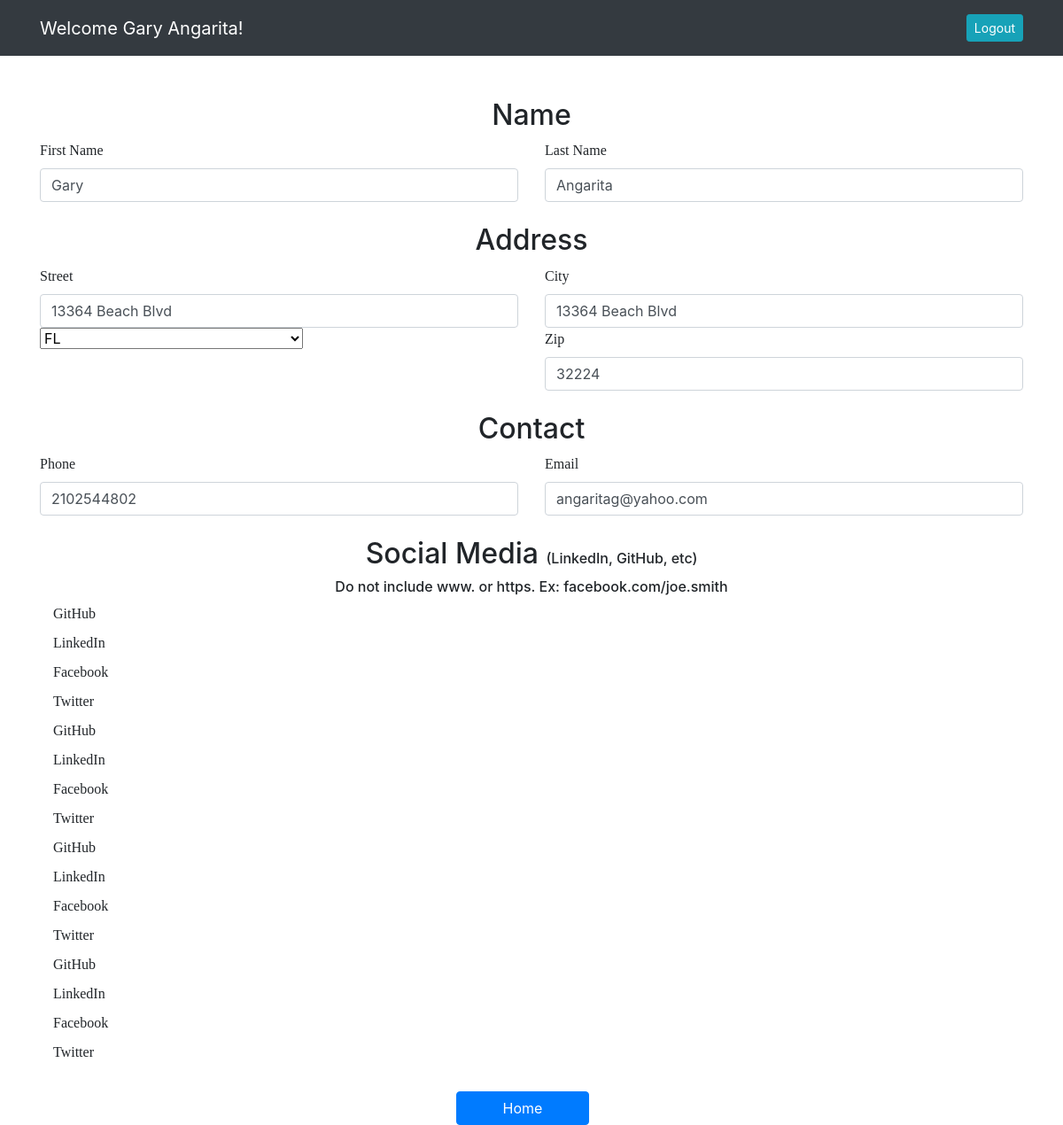
Screenshot of /editpersonalpage (signed in) with the database file from the repository.
### resume_app/models.py (models this page shows)
class User(models.Model):
    first_name = models.CharField(max_length=255)
    last_name = models.CharField(max_length=255)
    email = models.EmailField(max_length=255)
    password = models.CharField(max_length=255)
    created_at = DateTimeField(auto_now_add=True)
    updated_at = DateTimeField(auto_now=True)
    objects = UserManager()

class Contact(models.Model):
    street = models.CharField(max_length=255)
    city = models.CharField(max_length=100)
    state = models.CharField(max_length=2)
    zip = models.CharField(max_length=5)
    phone_number = models.CharField(max_length=17, blank=True)
    user = models.OneToOneField(User, on_delete=models.CASCADE)
    created_at = DateTimeField(auto_now_add=True)
    updated_at = DateTimeField(auto_now=True)
    objects = ContactManager()

class Social(models.Model):
    github = models.CharField(max_length=200, blank=True)
    linkedin = models.CharField(max_length=200, blank=True)
    facebook = models.CharField(max_length=200, blank=True)
    twitter = models.CharField(max_length=200, blank=True)
    user = models.ForeignKey(User, related_name="social_medias", on_delete=models.CASCADE)
    created_at = DateTimeField(auto_now_add=True)
    updated_at = DateTimeField(auto_now=True)
    objects = SocialManager()

### resume_app/views.py (the view)
# urls.py: path('editpersonalpage', views.editpersonalpage),
def editpersonalpage(request):
    if 'id' not in request.session:
        return redirect('/')
    else:
        context = {
            'user': User.objects.get(id = request.session['id'])
        }
    return render(request, 'editpersonal.html', context)

### resume_app/templates/editpersonal.html (shortened to what this page needs)
<!DOCTYPE html>
<html lang="en">
<head>
    <link rel="stylesheet" href="https://stackpath.bootstrapcdn.com/bootstrap/4.5.2/css/bootstrap.min.css"
>
    {% load static %}
    <link rel="stylesheet" href="{% static 'css/objective.css' %}">
</head>
<body>
    <nav class="navbar navbar-expand-lg navbar-dark bg-dark">
        <div class="container">
            <a class="navbar-brand" href="#">Welcome {{user.first_name}} {{user.last_name}}!</a>
            <div class="collapse navbar-collapse" id="navbarText">
                <span class="navbar-text">
                    <a href="/logout" role="button" class="btn btn-sm btn-info ml-2 text-white">Logout</a>
                </span>
            </div>
        </div>
    </nav>
    <br>
    <br>
    <div class="container">
        <form action="/editcontact" method="POST" id="contact">
        <h2>Name</h2>
        <div class="row">
            <div class="col">
                <label for="first_name" class="form-label">First Name</label>
                <input type="text" class="form-control" id="exampleFormControlInput1" name="first_name" value="{{user.first_name}}">
            </div>
            <div class="col">
                <label for="last_name" class="form-label">Last Name</label>
                <input type="text" class="form-control" id="exampleFormControlInput1"name="last_name" value="{{user.last_name}}">
            </div>
        </div>
        <br>
        <h2>Address</h2>
        <div class="row">
            <div class="col">
                <label for="street" class="form-label">Street</label>
                <input type="text" class="form-control" id="exampleFormControlInput1" value="{{user.contact.street}}" name="street">
            </div>
            <div class="col">
                <label for="city" class="form-label">City</label>
                <input type="text" class="form-control" id="exampleFormControlInput1" value="{{user.contact.city}}" name="city">
            </div>
        </div>
        <div class="row">
            <div class="col">
                <select class="form-select" aria-label="Default select example" value="{{user.contact.state}}" name="state">
                    <option selected>{{user.contact.state}}</option>
                </select>
            </div>
            <div class="col">
                <label for="zip" class="form-label">Zip</label>
                <input type="text" class="form-control" id="exampleFormControlInput1" value="{{user.contact.zip}}" name="zip">
            </div>
        </div>
        <br>
        <h2>Contact</h2>
        <div class="row">
            <div class="col">
                <label for="phone_number" class="form-label">Phone</label>
                <input type="tel" class="form-control" id="exampleFormControlInput1"  pattern="[0-9]{3}-[0-9]{3}-[0-9]{4}" value="{{user.contact.phone_number}}" name="phone_number">
            </div>
            <div class="col">
                <label for="email" class="form-label">Email</label>
                <input type="email" class="form-control" id="exampleFormControlInput1" value="{{user.email}}" name="email">
            </div>
        </div>
        <br>
        <h2>Social Media <span class="social">(LinkedIn, GitHub, etc)</span></h2>
        <h6>Do not include www. or https. Ex: facebook.com/joe.smith</h6>
        <div class="site_row">
            {% for social in user.social_medias.all %}
            <div class="col">
                <label for="github" class="form-label">GitHub</label>
            </div>
            <div class="col">
                <label for="linkedin" class="form-label">LinkedIn</label>
            </div>
        </div>
        <div class="site_row">
            <div class="col">
                <label for="facebook" class="form-label">Facebook</label>
            </div>
            <div class="col">
                <label for="twitter" class="form-label">Twitter</label>
            </div>
            {% endfor %}
        </div>
    </div>
        <br>
        <div class="d-grid gap-2 col-2 mx-auto" id="btm_btn">
            <button class="btn btn-primary" id="submit" type="submit">Home</button>
        </div>
</body>

### resume_app/static/css/objective.css (style rules this page uses)
.social { font-size: medium; }
#submit { width: 150px; }
h2, .mb-3, p, h6 { text-align: center; }
.form-label, p { word-wrap: break-word; font-family: 'Times New Roman', Times, serif; }

### rows the page displays
User: first_name "Gary", last_name "Angarita", street "13364 Beach Blvd", city "13364 Beach Blvd", state "FL", zip "32224", phone_number "2102544802", email "angaritag@yahoo.com"
